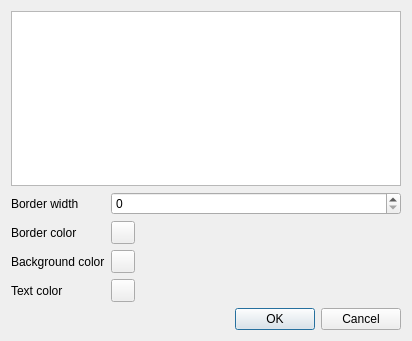
<?xml version="1.0" encoding="UTF-8"?>
<ui version="4.0">
 <class>CommentEditor</class>
 <widget class="QDialog" name="CommentEditor">
  <property name="geometry">
   <rect>
    <x>0</x>
    <y>0</y>
    <width>412</width>
    <height>341</height>
   </rect>
  </property>
  <property name="windowTitle">
   <string>Comment Editor</string>
  </property>
  <layout class="QVBoxLayout" name="verticalLayout_2">
   <item>
    <widget class="QPlainTextEdit" name="textEdit"/>
   </item>
   <item>
    <layout class="QFormLayout" name="formLayout">
     <item row="0" column="0">
      <widget class="QLabel" name="label">
       <property name="text">
        <string>Border width</string>
       </property>
      </widget>
     </item>
     <item row="0" column="1">
      <widget class="QSpinBox" name="borderWidth">
       <property name="minimumSize">
        <size>
         <width>30</width>
         <height>0</height>
        </size>
       </property>
      </widget>
     </item>
     <item row="1" column="0">
      <widget class="QLabel" name="label_2">
       <property name="text">
        <string>Border color</string>
       </property>
      </widget>
     </item>
     <item row="1" column="1">
      <widget class="QToolButton" name="borderColorBtn">
       <property name="text">
        <string/>
       </property>
      </widget>
     </item>
     <item row="2" column="0">
      <widget class="QLabel" name="label_3">
       <property name="text">
        <string>Background color</string>
       </property>
      </widget>
     </item>
     <item row="2" column="1">
      <widget class="QToolButton" name="backgroundColorBtn">
       <property name="text">
        <string/>
       </property>
      </widget>
     </item>
     <item row="3" column="0">
      <widget class="QLabel" name="label_4">
       <property name="text">
        <string>Text color</string>
       </property>
      </widget>
     </item>
     <item row="3" column="1">
      <widget class="QToolButton" name="textColorBtn">
       <property name="text">
        <string/>
       </property>
      </widget>
     </item>
    </layout>
   </item>
   <item>
    <widget class="QDialogButtonBox" name="buttonBox">
     <property name="orientation">
      <enum>Qt::Horizontal</enum>
     </property>
     <property name="standardButtons">
      <set>QDialogButtonBox::Cancel|QDialogButtonBox::Ok</set>
     </property>
    </widget>
   </item>
  </layout>
 </widget>
 <resources/>
 <connections>
  <connection>
   <sender>buttonBox</sender>
   <signal>accepted()</signal>
   <receiver>CommentEditor</receiver>
   <slot>accept()</slot>
   <hints>
    <hint type="sourcelabel">
     <x>248</x>
     <y>254</y>
    </hint>
    <hint type="destinationlabel">
     <x>157</x>
     <y>274</y>
    </hint>
   </hints>
  </connection>
  <connection>
   <sender>buttonBox</sender>
   <signal>rejected()</signal>
   <receiver>CommentEditor</receiver>
   <slot>reject()</slot>
   <hints>
    <hint type="sourcelabel">
     <x>316</x>
     <y>260</y>
    </hint>
    <hint type="destinationlabel">
     <x>286</x>
     <y>274</y>
    </hint>
   </hints>
  </connection>
 </connections>
</ui>
